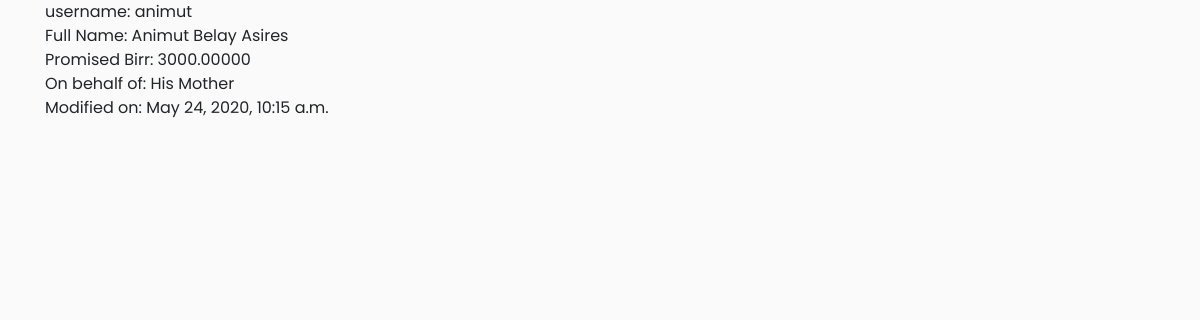
The page /fundraising/detail_view/ (signed in) on the database its author committed.
### fundraising/models.py (models this page shows, shortened)
class Promise(models.Model):
    user = models.OneToOneField(User,on_delete=models.CASCADE, unique=True, primary_key=True)
    full_name_promise = models.CharField(max_length = 100, default ="")
    on_behalf_of = models.CharField(max_length = 100, default ="")
    amount_in_ETB = models.DecimalField(max_digits=14, decimal_places =5)
    created_on = models.DateTimeField(auto_now_add=True, null = True, blank = True)
    status = models.IntegerField(choices=STATUS, default=0)

### fundraising/views.py (the view)
# urls.py: path('detail_view/', views.detail_view, name = 'detail_view' ),
def detail_view(request):
    user = request.user
    context ={}
    context["data"] = Promise.objects.get(user = user)
    return render(request, "fundraising/detail_view.html", context)

### templates/fundraising/detail_view.html (shortened to what this page needs)
{% load static %}
<html>
<head><title> Promise Update Form </title>
    <link rel="stylesheet" href="https://stackpath.bootstrapcdn.com/bootstrap/4.1.0/css/bootstrap.min.css">
    <link rel="stylesheet" href="{% static 'css/style.css' %}">
</head>
<body>
<div class="container">
    username:       {{ data.user }} <br/>
    Full Name:      {{ data.full_name_promise }} <br/>
    Promised Birr:  {{ data.amount_in_ETB }} <br/>
    On behalf of:   {{ data.on_behalf_of }} <br/>
    Modified on:    {{ data.created_on }}
</div>
</body>
</html>

### static/css/style.css (style rules this page uses)
body { font-family: 'Poppins', sans-serif; background: #fafafa; }

### rows shown on the page
Promise: user "animut", full_name_promise "Animut Belay Asires", amount_in_ETB "3000.00000", on_behalf_of "His Mother", created_on "May 24, 2020, 10:15 a.m."
